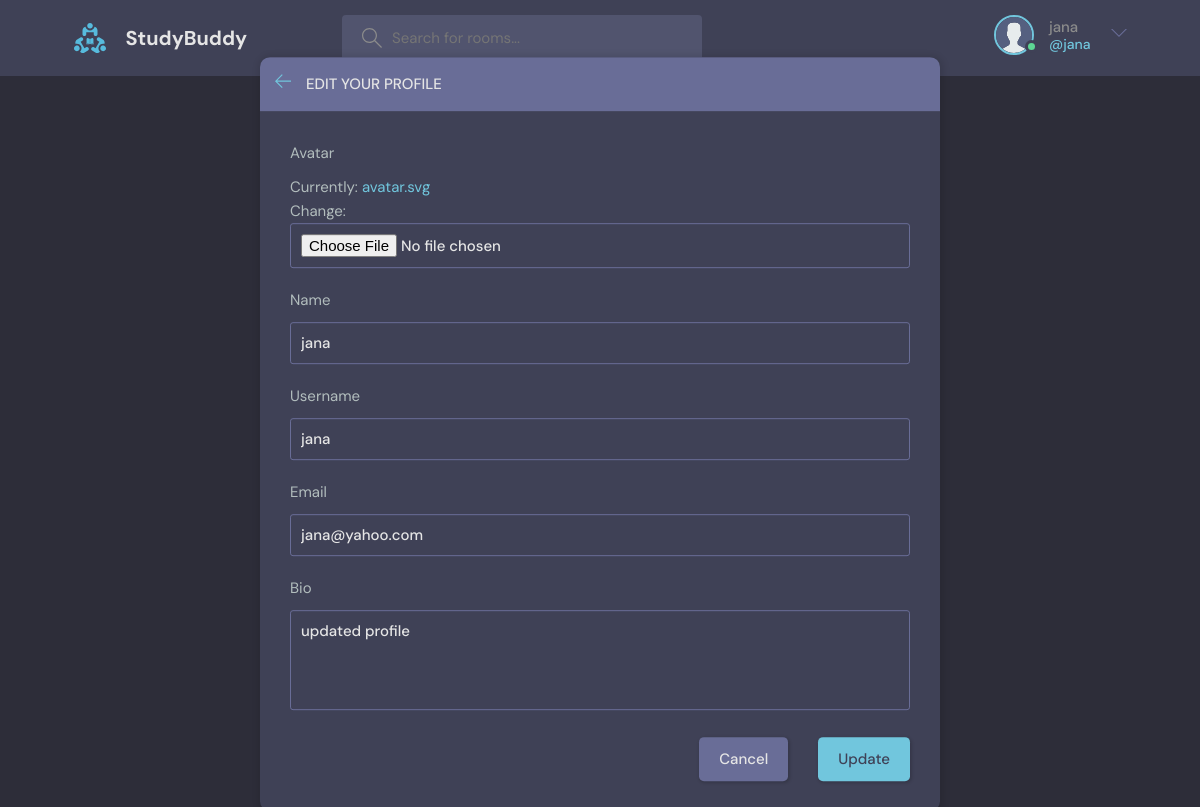
The page /update-user (signed in) on the database its author committed.
### base/models.py (models this page shows)
class User(AbstractUser):
    name = models.CharField(max_length=200, null=True)
    email = models.EmailField(unique=True, null=True)
    bio = models.TextField(max_length=400, null=True )
    avatar = models.ImageField(null=True, default='avatar.svg')
    USERNAME_FIELD = 'email'
    REQUIRED_FIELDS = []

### base/views.py (the view)
# urls.py: path('update-user', views.updateUser, name='update-user'),
@login_required(login_url='login')
def updateUser(request):
    user = request.user
    form = UserForm(instance=user)
    if request.method == 'POST':
        form = UserForm(request.POST, request.FILES ,instance=user)
        if form.is_valid():
            form.save()
            return redirect('user-profile', pk=user.id)
    context = {'form': form}
    return render(request, 'base/update-user.html', context)

### base/forms.py
class UserForm(ModelForm):
    class Meta:
        model = User
        fields = ['avatar', 'name' ,'username', 'email', 'bio']

### base/templates/base/update-user.html (shortened to what this page needs)
{% extends 'main.html' %}
{% block content %}
    <main class="update-account layout">
        <div class="container">
            <div class="layout__box">
                <div class="layout__boxHeader">
                    <div class="layout__boxTitle">
                        <a href="{% url 'home' %}">
                            <svg version="1.1" xmlns="http://www.w3.org/2000/svg" width="32" height="32"
                                viewBox="0 0 32 32">
                                <title>arrow-left</title>
                                <path
                                    d="M13.723 2.286l-13.723 13.714 13.719 13.714 1.616-1.611-10.96-10.96h27.625v-2.286h-27.625l10.965-10.965-1.616-1.607z">
                                </path>
                            </svg>
                        </a>
                        <h3>Edit your profile</h3>
                    </div>
                </div>
                <div class="layout__body">
                    <form class="form" action="" method='POST' enctype= 'multipart/form-data'>
                        {% for field in form %}
                        <div class="form__group">
                            <label for="profile_pic">{{field.label}}</label>
                            {{field}}
                        </div>
                        {% endfor %}
                        <div class="form__action">
                            <a class="btn btn--dark" href="{% url 'home' %}">Cancel</a>
                            <button class="btn btn--main" type="submit">Update</button>
                        </div>
                    </form>
                </div>
            </div>
        </div>
    </main>
{% endblock %}

### templates/nav.html (shortened to what this page needs)
{% load static %}
<header class="header header--loggedIn">
   <div class="container">
     <a href="{% url 'home' %}" class="header__logo">
       <img src="{% static 'images/logo.svg'%}" />
       <h1>StudyBuddy</h1>
     </a>
     <form class="header__search" method='GET' action='{% url 'home' %}'>
       <label>
         <input name='q' type='text' placeholder="Search for rooms..."/>
       </label>
     </form>
     <nav class="header__menu">
       {% if request.user.is_authenticated %}
       <div class="header__user">
         <a href="{% url 'update-user' %}">
           <div class="avatar avatar--medium active">
             <img src="{{request.user.avatar.url}}" />
           </div>
           <p>{{request.user.username}} <span>@{{request.user.username}}</span></p>
         </a>
         <button class="dropdown-button">
           <svg version="1.1" xmlns="http://www.w3.org/2000/svg" width="32" height="32" viewBox="0 0 32 32">
             <title>chevron-down</title>
             <path d="M16 21l-13-13h-3l16 16 16-16h-3l-13 13z"></path>
           </svg>
         </button>
       </div>
       {% else %}
        <a href="{% url 'login' %}">
         <img src="{% static 'images/avatar.svg' %} " />
         <p>Login</p>
        </a>
       {% endif %}
     </nav>
   </div>
 </header>

### rows shown on the page
User: user.avatar (placeholder picture), user.username "jana", form "jana" "jana" "jana@yahoo.com" "updated profile"

### other values the page prints
{{ field.label }} "Avatar" "Name" "Username" "Email" "Bio"
